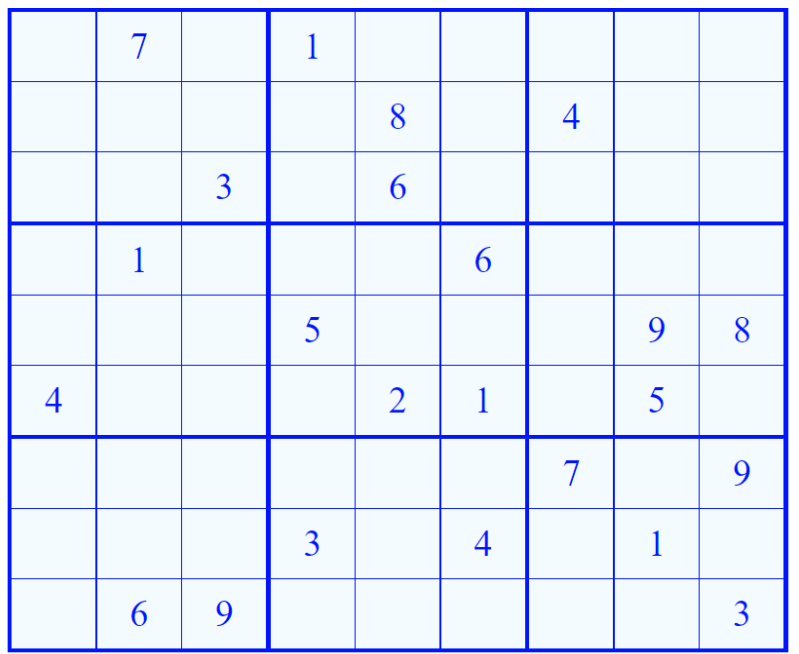
#> input picture backend/test_images/test2.png, 799 x 654 px
$ python cv_pipeline.py
#> lines starting #> are read from the running program, lines starting #| are printed output that depends on the picture; after the words box and inside, x2 and y2 are one past the last pixel; in counts of white or black regions, pixels touching at a corner belong together
import cv2
import numpy as np
import os

"""
Convert image to grayscale, blurs it to remove noise, and apply adaptive thresholding to make the grid pop
"""
def preprocess_image(image):
    # Convert to Grayscale and Gaussian Blur to smooth out paper texture/noise
    gray = cv2.cvtColor(image, cv2.COLOR_BGR2GRAY)
    blur = cv2.GaussianBlur(gray, (9, 9), 0)

    # Turn image to black and white and invert so the grid lines and numbers are white, and background black.
    thresh = cv2.adaptiveThreshold(
        blur, 255, cv2.ADAPTIVE_THRESH_GAUSSIAN_C, cv2.THRESH_BINARY_INV, 11, 2
    )

    return thresh

"""
Find largest square-like contour in the image (the sudoku board)
"""
def find_board_contour(thresh_image):

    # Find all contours
    contours, _ = cv2.findContours(thresh_image, cv2.RETR_EXTERNAL, cv2.CHAIN_APPROX_SIMPLE)

    # Sort contours by area, largest first
    contours = sorted(contours, key=cv2.contourArea, reverse=True)

    for contour in contours:
        # approx the contour to a polygon
        perimeter = cv2.arcLength(contour, True)
        approx = cv2.approxPolyDP(contour, 0.02 * perimeter, True)

        # if the polygon has 4 corners, we found the board
        if len(approx) == 4:
            return approx

    return None

"""
Take the 4 corners of the board and warp image so it becomes a flat top-down square
"""
def warp_perspective(image, contour):

    # reshape the contour points and order them: Top-Left, Top-Right, Bottom-Right, Bottom-Left
    pts = contour.reshape(4, 2)
    rect = np.zeros((4, 2), dtype="float32")

    s = pts.sum(axis=1)
    rect[0] = pts[np.argmin(s)] # Top-Left: has the smallest x+y sum
    rect[2] = pts[np.argmax(s)] # Bottom-Right: has the largest x+y sum

    diff = np.diff(pts, axis=1)
    rect[1] = pts[np.argmin(diff)] # Top-Right: has the smallest y-x difference
    rect[3] = pts[np.argmax(diff)] # Bottom-Left: has the largest y-x difference

    (tl, tr, br, bl) = rect

    # calculate the max width and height for the new perfect square
    widthA = np.sqrt(((br[0] - bl[0]) ** 2) + ((br[1] - bl[1]) ** 2))
    widthB = np.sqrt(((tr[0] - tl[0]) ** 2) + ((tr[1] - tl[1]) ** 2))

    heightA = np.sqrt(((tr[0] - br[0]) ** 2) + ((tr[1] - br[1]) ** 2))
    heightB = np.sqrt(((tl[0] - bl[0]) ** 2) + ((tl[1] - bl[1]) ** 2))

    maxWidth = max(int(widthA), int(widthB))
    maxHeight = max(int(heightA), int(heightB))

    side = max(maxWidth, maxHeight)

    # destination points for the top-down view
    dst = np.array([
        [0, 0],
        [side - 1, 0],
        [side - 1, side - 1],
        [0, side - 1]
    ], dtype="float32")

    # calculate the perspective transform matrix and warp it
    matrix = cv2.getPerspectiveTransform(rect, dst)
    warped = cv2.warpPerspective(image, matrix, (side, side))

    return warped

"""
Extract sudoku board from image
"""
def extract_board(image_path):
#> called with image_path = 'backend/test_images/test2.png'
    image = cv2.imread(image_path)
#> image is the input picture: shape (654, 799, 3); mean B, G, R 255, 235.5, 227.8

    if image is None:
        raise ValueError(f"Could not load image at {image_path}")

    thresh = preprocess_image(image)
#> in preprocess_image, `gray = cv2.cvtColor(image, cv2.COLOR_BGR2GRAY)`:
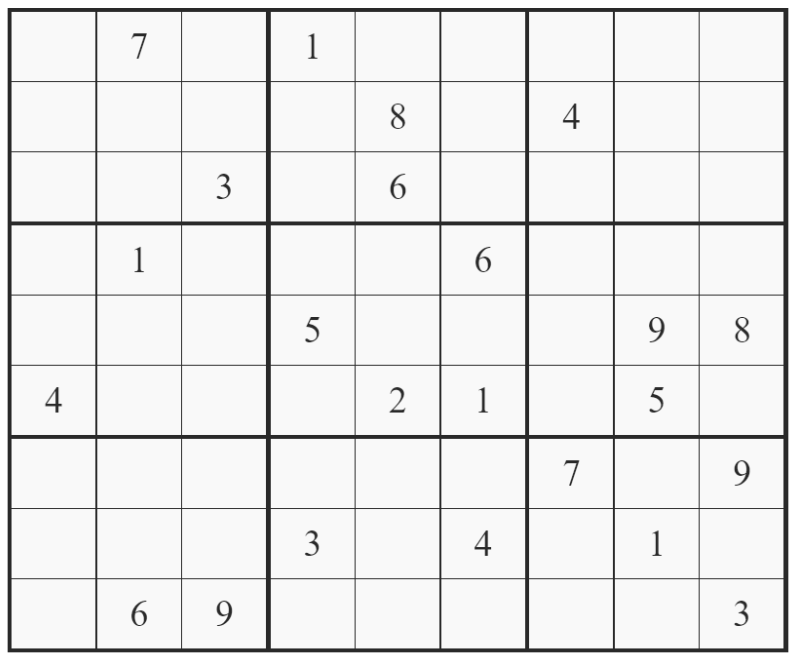
#> gray: shape (654, 799); min 41, max 255, mean 235.1
#> in preprocess_image, `blur = cv2.GaussianBlur(gray, (9, 9), 0)`:
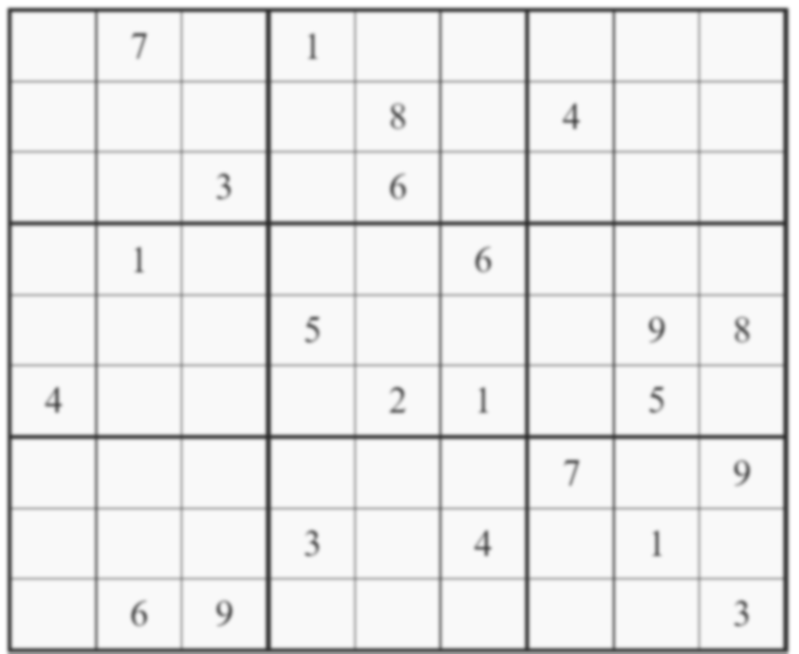
#> blur: shape (654, 799); min 49, max 255, mean 235
#> in preprocess_image, `thresh = cv2.adaptiveThreshold( blur, 255, cv2.ADAPTIVE_THRESH_GAUSSIA..`:
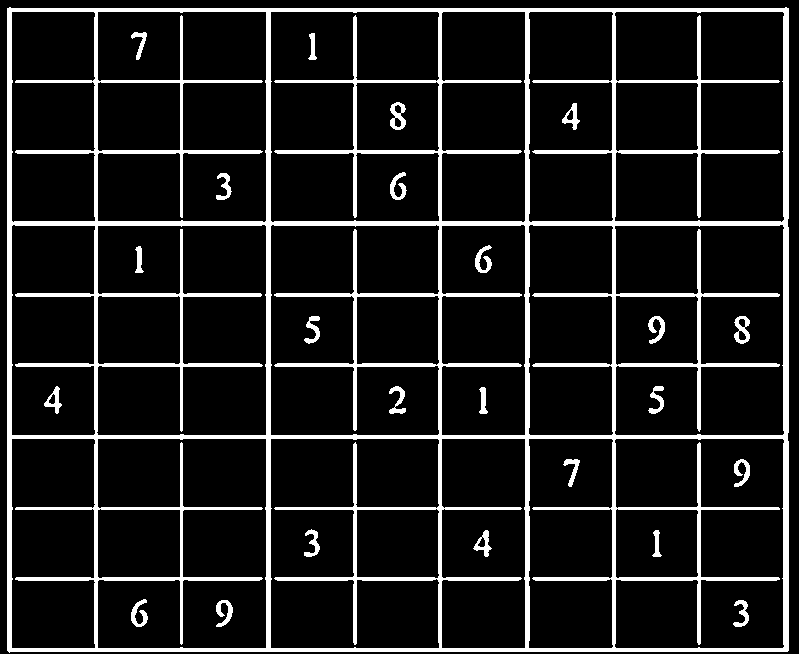
#> thresh: shape (654, 799); 11.6% white; 24 white regions
    board_contour = find_board_contour(thresh)
#> in find_board_contour, `contours, _ = cv2.findContours(thresh_image, cv2.RETR_EXTERNAL, cv2.CH..`: contours = 1 contour; box (x1, y1, x2, y2) and area: (7, 7, 789, 653) 502171
#> the loop in find_board_contour, `for contour in contours:` made 1 pass
#> (perimeter, approx) on pass 1: (2851, [[7, 8], [9, 652], [788, 650], [788, 8]])
#> board_contour = [[7, 8], [9, 652], [788, 650], [788, 8]]

    if board_contour is None:
        raise ValueError("Could not find Sudoku board in the image.")

    warped_board = warp_perspective(image, board_contour)
#> in warp_perspective, `s = pts.sum(axis=1)`: s = [15, 661, 1438, 796]
#> in warp_perspective, `diff = np.diff(pts, axis=1)`: diff = [1, 643, -138, -780]
#> in warp_perspective, `warped = cv2.warpPerspective(image, matrix, (side, side))`:
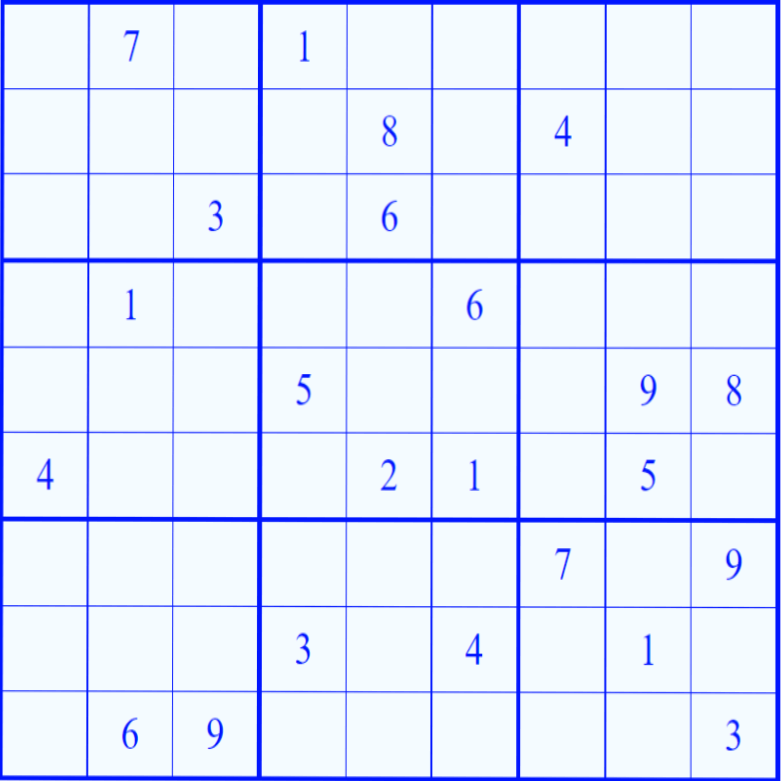
#> warped: shape (781, 781, 3); mean B, G, R 255, 235.1, 227.2

    # warp grayscale/thresholded image to feed clean numbers to CNN later
    warped_gray = warp_perspective(cv2.cvtColor(image, cv2.COLOR_BGR2GRAY), board_contour)
#> in warp_perspective (call 2), `warped = cv2.warpPerspective(image, matrix, (side, side))`:
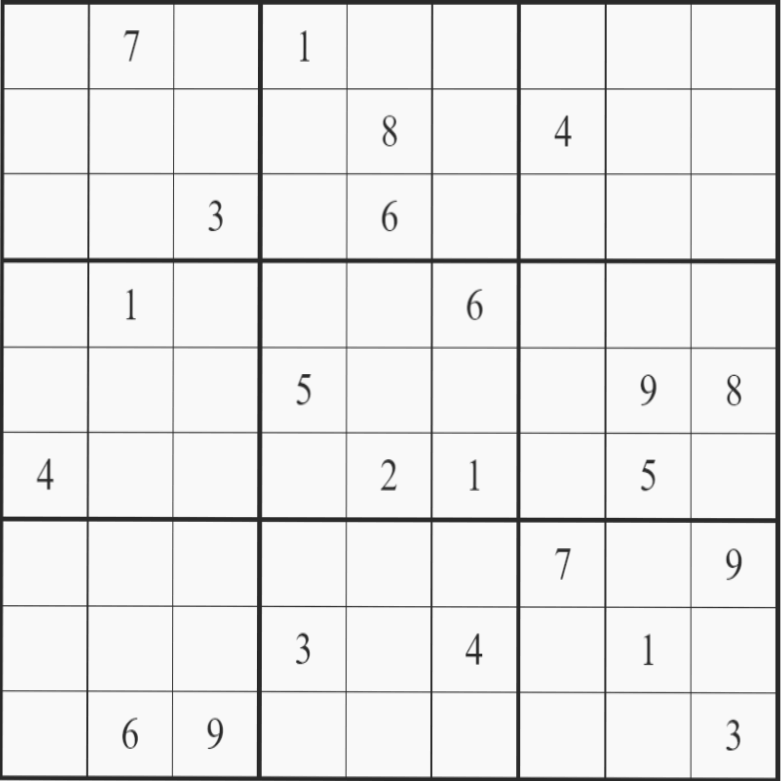
#> warped: shape (781, 781); min 41, max 249, mean 234.7

    return warped_board, warped_gray

"""
Slice 9x9 Sudoku grid into 81 individual cell images
"""
def split_boxes(warped_image):

    # make image dimensions divisible by 9
    side = warped_image.shape[0]
#> side = 781
    side = side - (side % 9)
#> side = 774
    warped_image = cv2.resize(warped_image, (side, side))

    # split image vertically into 9 rows, then into 9 columns
    rows = np.vsplit(warped_image, 9)
#> rows = 9 items
    boxes = []

    for row in rows:
        cols = np.hsplit(row, 9)
        for box in cols:
            # crop a few pixels off all 4 sides of the box to remove thick grid lines
            box = box[4:-4, 4:-4]
            box = cv2.resize(box, (28, 28))
            _, box = cv2.threshold(box, 128, 255, cv2.THRESH_BINARY_INV | cv2.THRESH_OTSU)
            boxes.append(box)
#> this loop made 9 passes
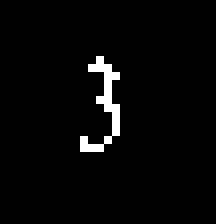
#> box: shape (28, 28) (shown 8 times larger); 6.1% white in thin lines or dots, all inside (x1, y1, x2, y2) = (10, 0, 28, 28)
#> after the loop, boxes = 81 items

    return boxes


if __name__ == "__main__":
    BASE_DIR = os.path.dirname(os.path.dirname(os.path.abspath(__file__)))
    image_path = os.path.join(BASE_DIR, "test_images", "test2.png")

    try:
        color_board, gray_board = extract_board(image_path)

        # create output folder if it doesn't exist
        output_dir = os.path.join(BASE_DIR, "outputs")
        os.makedirs(output_dir, exist_ok=True)

        # save results
        color_path = os.path.join(output_dir, "warped_color.jpg")
        gray_path = os.path.join(output_dir, "warped_gray.jpg")

        cv2.imwrite(color_path, color_board)
        cv2.imwrite(gray_path, gray_board)

        boxes = split_boxes(gray_board)
#> boxes = 81 items

        # create folder just for the slices
        slices_dir = os.path.join(output_dir, "slices")
        os.makedirs(slices_dir, exist_ok=True)

        for i, box in enumerate(boxes):
            box_path = os.path.join(slices_dir, f"box_{i}.jpg")
            cv2.imwrite(box_path, box)
#> this loop made 81 passes
#> pass 2, `cv2.imwrite(box_path, box)`:
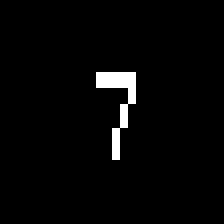
#> saved as box_1.jpg: shape (28, 28) (shown 8 times larger); 2.4% white in thin lines or dots, all inside (x1, y1, x2, y2) = (12, 9, 17, 20)

        print(f"Saved 81 individual cells to: {slices_dir}")
#| Saved 81 individual cells to: backend/outputs/slices
        print(f"Saved color board to: {color_path}")
        print(f"Saved gray board to: {gray_path}")
    except Exception as e:
        print(f"Error: {e}")
